Frame 1 (no input): blank canvas, image omitted
Frame 60 (no input): blank canvas, image omitted
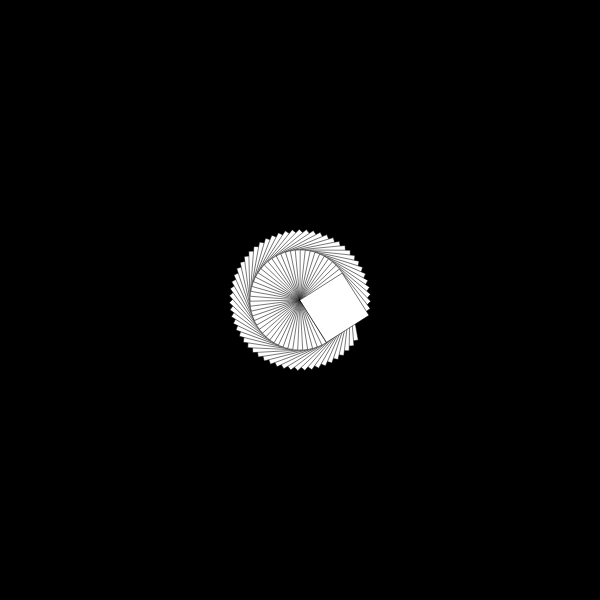
Frame 120 (the mouse pressed at the canvas centre since frame 60)

The p5.js sketch whose frames 1 and 60 were blank and that drew this single picture after the mouse press (run headless with seeded random() and noise() and a simulated clock; from frame 60 on, the mouse is pressed at the canvas centre):

// p5.js sketch
// ── sketch.js
let a=0;
function setup() {
	createCanvas(600, 600);
	background(0);
}
function draw() {
	a+=0.1;
	translate(mouseX,mouseY);
	rotate(a);
	scale(map(mouseX,0,600,0,1));
	rect(0, 0, 100, 100);
}
